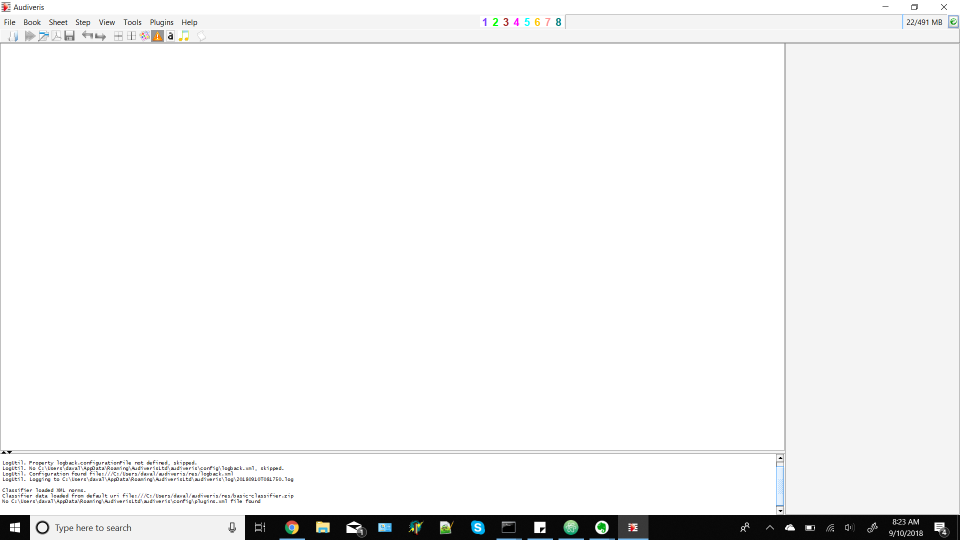
#> input picture user_interface/app_control/audiveris_gui.png, 1920 x 1080 px, found by its file name (shown at 1/2 size)
$ python adapting_open_cv.py
#> lines starting #> are read from the running program, lines starting #| are printed output that depends on the picture; pictures that were not available may be replaced by others from this repository, and a replacement may not be noted
import cv2
import numpy as np
from matplotlib import pyplot as plt

img = cv2.imread('audiveris_gui.png',0)
#> img: shape (1080, 1920); min 0, max 255, mean 242.8
img2 = img.copy()
template = cv2.imread('file_button.png',0)
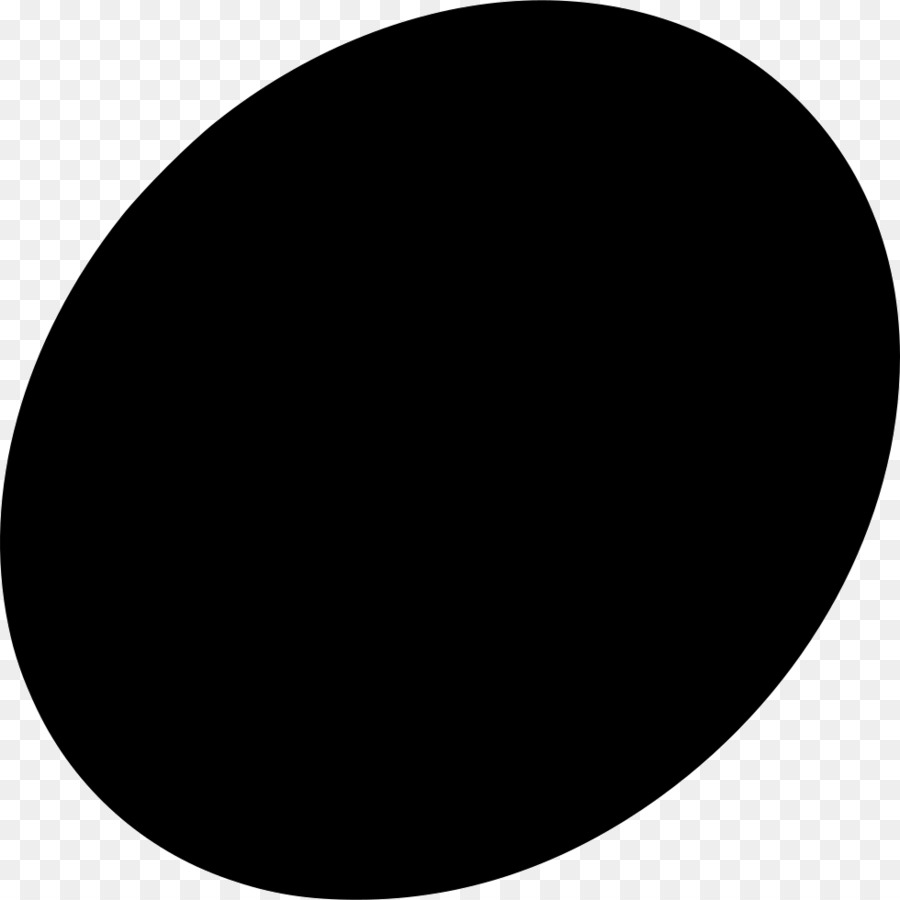
#> input picture Software/python/images/music_note_head2.jpg, 900 x 900 px, given in place of file_button.png, which was not available
#> template is the input picture: shape (900, 900); min 0, max 255, mean 57
w, h = template.shape[::-1]
#> w = 900; h = 900

# All the 6 methods for comparison in a list
methods = ['cv2.TM_CCOEFF', 'cv2.TM_CCOEFF_NORMED', 'cv2.TM_CCORR',
            'cv2.TM_CCORR_NORMED', 'cv2.TM_SQDIFF', 'cv2.TM_SQDIFF_NORMED']

method = eval('cv2.TM_CCOEFF')
res = cv2.matchTemplate(img, template, method)
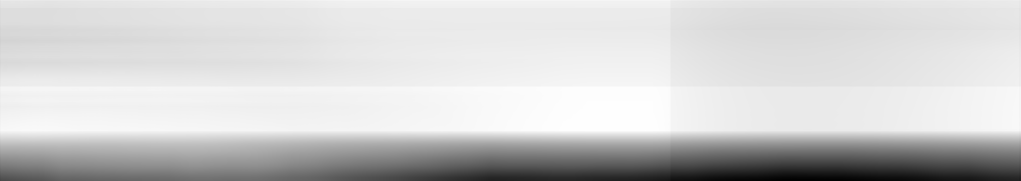
#> res: shape (181, 1021) float32; min -1.29e+09, max -6140735.5, mean -248765632; drawn with min black and max white
min_val, max_val, min_loc, max_loc = cv2.minMaxLoc(res)
#> min_val = -1.29e+09; max_val = -6140735.5; min_loc = (796, 180); max_loc = (645, 130)

top_left = max_loc
#> top_left = (645, 130)
bottom_right = (top_left[0] + w, top_left[1] + h)
#> bottom_right = (1545, 1030)
print(top_left)
#| (645, 130)
print(bottom_right)
#| (1545, 1030)

cv2.rectangle(img,top_left, bottom_right, (0,0,255), 2)
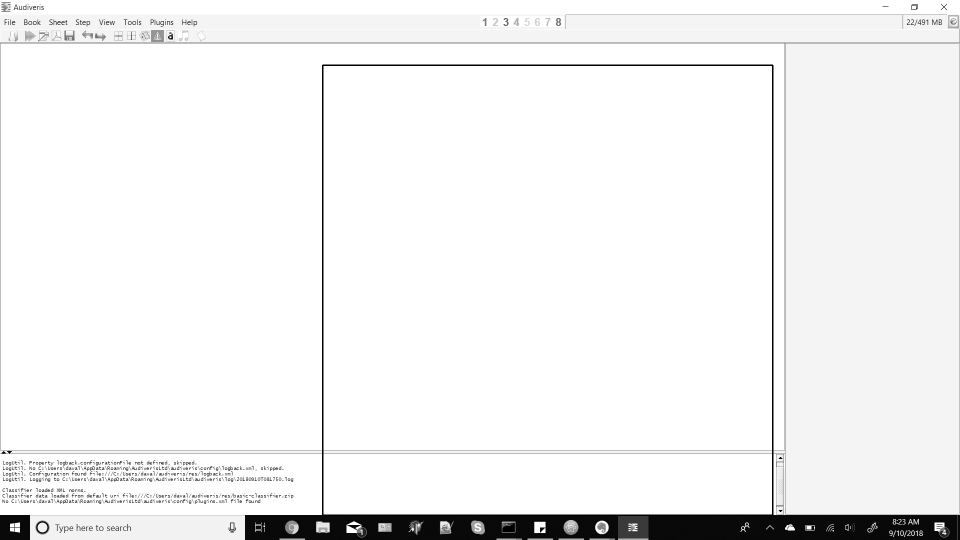
#> img: shape (1080, 1920) (shown at 1/2 size); min 0, max 255, mean 241.6

plt.subplot(121),plt.imshow(res, cmap = 'gray')
plt.title('Matching Result'), plt.xticks([]), plt.yticks([])
plt.subplot(122),plt.imshow(img, cmap = 'gray')
plt.title('Detected Point'),plt.xticks([]), plt.yticks([])
plt.suptitle(method)

plt.show()
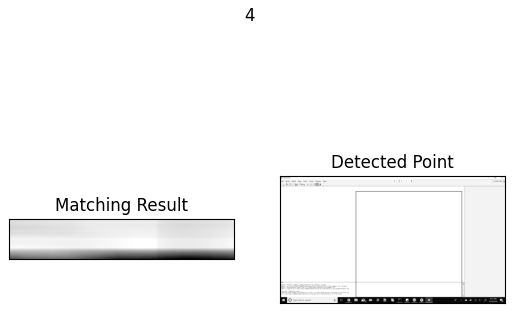
#> figure drawn by matplotlib, 2 panels
